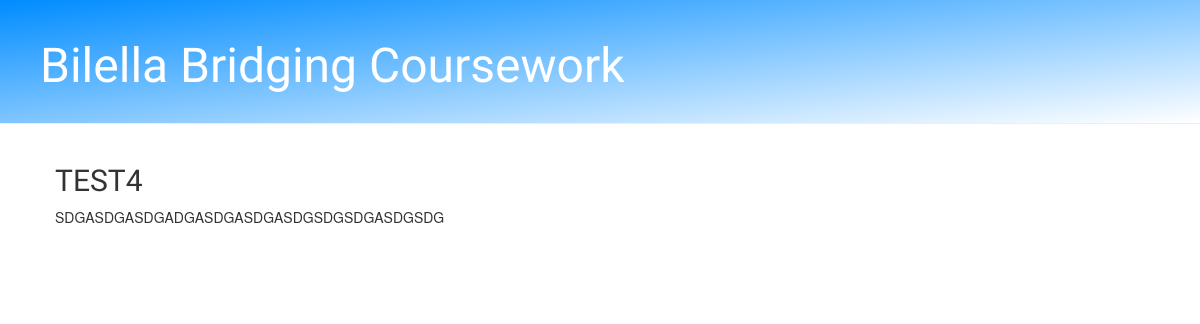
Page /post/4/ on the earlier database version.
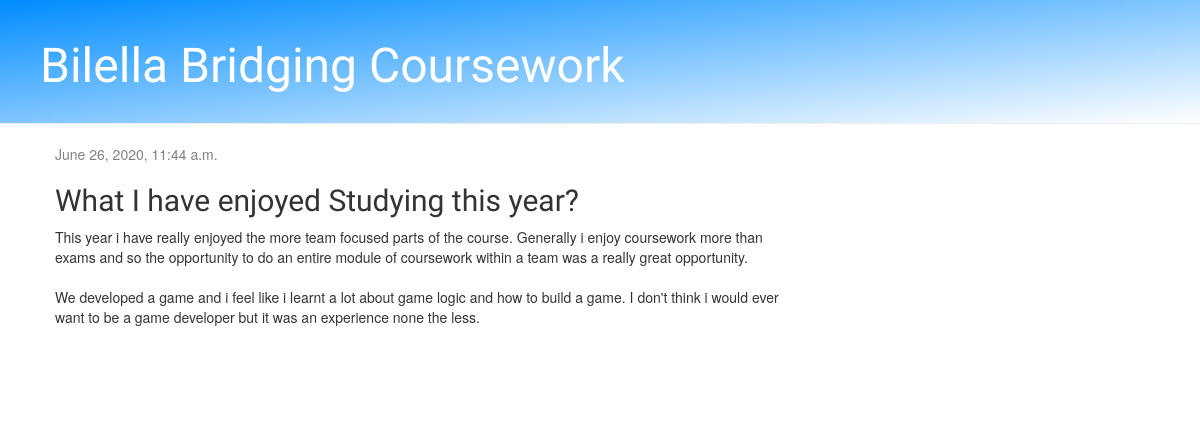
Same page on the later database version.
### blog/models.py (models this page shows, shortened)
class Post(models.Model):
    author = models.ForeignKey(settings.AUTH_USER_MODEL, on_delete=models.CASCADE)
    title = models.CharField(max_length=200)
    text = models.TextField()
    created_date = models.DateTimeField(default=timezone.now)
    published_date = models.DateTimeField(blank=True, null=True)

### blog/views.py (the view)
# urls.py: path('post/<int:pk>/', views.post_detail, name='post_detail'),
def post_detail(request, pk):
    post = get_object_or_404(Post, pk=pk)
    return render(request, 'blog/post_detail.html', {'post': post})

### blog/templates/blog/post_detail.html (shortened to what this page needs)
{% extends 'blog/base.html' %}
{% block content %}
    <div class="post">
        {% if post.published_date %}
            <div class="date">
                {{ post.published_date }}
            </div>
        {% endif %}
        <h2>{{ post.title }}</h2>
        <p>{{ post.text|linebreaksbr }}</p>
    </div>
{% endblock %}

### blog/templates/blog/base.html (shortened to what this page needs)
{% load static %}
<html>
    <head>
        <link rel="stylesheet" href="//maxcdn.bootstrapcdn.com/bootstrap/3.2.0/css/bootstrap.min.css">
        <link rel="stylesheet" href="//maxcdn.bootstrapcdn.com/bootstrap/3.2.0/css/bootstrap-theme.min.css">
        <link rel="stylesheet" href="{% static 'css/blog.css' %}">
    </head>
    <body>
        <div class="page-header">
        <h1><a href="/">Bilella Bridging Coursework</a></h1>
        </div>
        <div class="content container">
            <div class="row">
                <div class="col-md-8">
                    {% block content %}
                    {% endblock %}
                </div>
            </div>
        </div>
    </body>
</html>

### blog/static/css/blog.css (style rules this page uses)
h1 a, h2 a { color: #C25100; font-family: 'Ubuntu', sans-serif; }
body { padding-left: 0px; }
.page-header { background-image: linear-gradient(to bottom right, rgb(0, 140, 255), white); margin-top: 0; padding: 20px 20px 20px 40px; }
.page-header h1, .page-header h1 a, .page-header h1 a:visited, .page-header h1 a:active { color: #ffffff; font-size: 36pt; text-decoration: none; }
.content { margin-left: 40px; }
h1, h2, h3, h4 { font-family: 'Ubuntu', sans-serif; }
.date { color: #828282; }
.post { margin-bottom: 70px; }

Differences in the rows shown:
changed Post: published_date (not shown) → "June 26, 2020, 11:44 a.m."; title "TEST4" → "What I have enjoyed Studying this year?"; text "SDGASDGASDGADGASDGASDGASDGSDGSDGASDGSDG" → "This year i have really enjoyed the more team focused parts of the course. Generally i enjoy coursework more than exams and so the opportunity to do an entire module of coursework within a team was a really great opportunity. We developed a game and i feel like i learnt a lot about game logic and how to build a game. I don't think i would ever want to be a game developer but it was an experience none the less."
